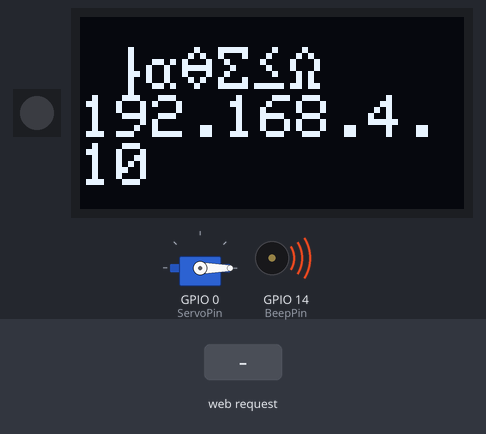
The sketch below on a simulated ESP8266 (NodeMCU). On the bench: servo, 1 RGB LEDs in strip order, left to right, 128×64 one-colour display, buzzer (waves = sounding, pin HIGH). Inputs (shaded band) come from the test bench. Dim RGB values are drawn brighter than linear; the display library's start-up logo is not drawn; what the sketch prints to the serial monitor is not drawn.

Above: at 2.3 s.
2.4 s: HTTP request GET /display received
At 3.6 s:
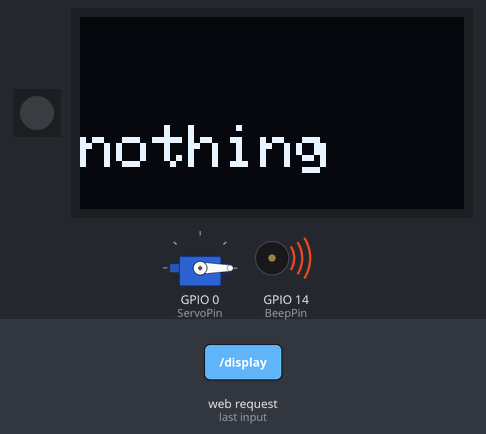
3.9 s: HTTP request GET /led_on received
At 4.3 s:
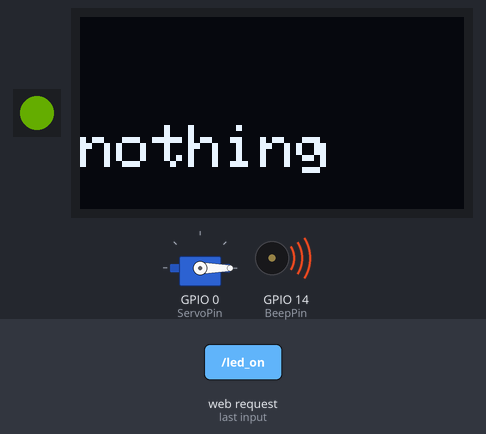
5.4 s: HTTP request GET /clear received
At 6.3 s:
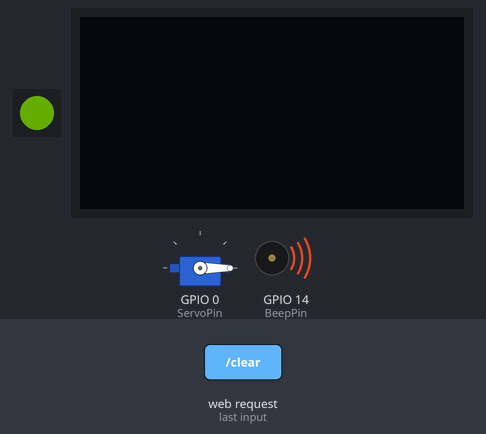
6.9 s: HTTP request GET /servo received
At 7.7 s:
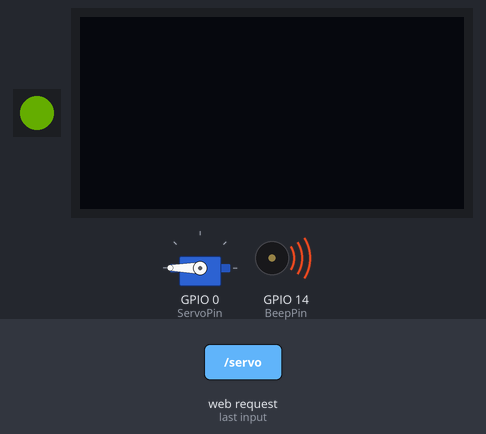
9.4 s: HTTP request GET /beep received
At 9.8 s:
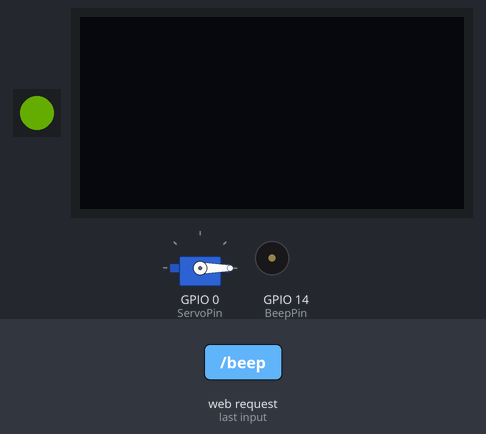
11.4 s: HTTP request GET /led_off received
At 12.3 s:
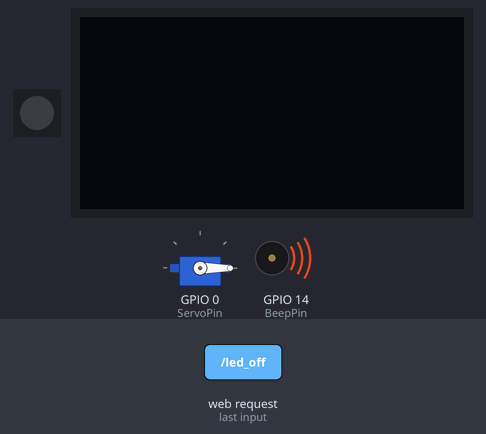
Timing chart, 0 to 13.9 s (numbered marks = the images above; inputs shaded):
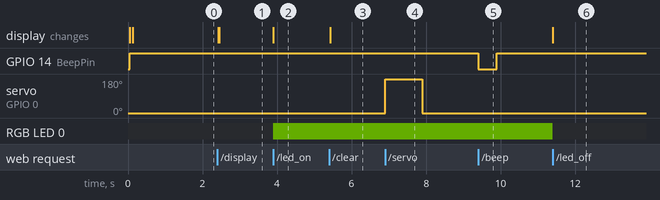

Measured:
- after the input at 2.4 s, the display: first changes at once (image 1 shows a later state)
- after the input at 3.9 s, RGB LED 0: off → RGB(29, 50, 0) at once
- after the input at 5.4 s, the display: changes at once (image 3)
- after the input at 6.9 s, servo on GPIO 0 (ServoPin): 0° → 180° at once, → 0° 1.0 s later
- after the input at 9.4 s, GPIO 14 (BeepPin): HIGH → LOW at once, → HIGH 0.50 s later
- after the input at 11.4 s, RGB LED 0: RGB(29, 50, 0) → off at once

The sketch:

WebServer_ssilki.ino
```cpp
#include <ESP8266WiFi.h>        //Содержится в пакете
#include <ESP8266WebServer.h>
#include <Adafruit_NeoPixel.h>
#include <ESP8266HTTPClient.h>
#include <Servo.h>
#include <Adafruit_SSD1306.h>
#include <Adafruit_GFX.h>
#include <WiFiUdp.h>
#include <ArduinoOTA.h>

#define SCREEN_WIDTH 128 // OLED display width, in pixels
#define SCREEN_HEIGHT 64 // OLED display height, in pixels
#define BeepPin 14       // Pin for voice signal D5
#define LedPin  12       // Pin for LED D6
#define MotionPin 13     // Pin for motion sensor D7
#define ServoPin 0       // Pin for servo SD3

int motionstate = 0;
int minSecsBetweenEmails = 20; // 1 min
long lastSend = -minSecsBetweenEmails * 1000; // змінна для запобігання відправки декількох листів одночасно


IPAddress apIP(192, 168, 4, 10);
Adafruit_SSD1306 display(SCREEN_WIDTH, SCREEN_HEIGHT, &Wire);
Adafruit_NeoPixel strip = Adafruit_NeoPixel(1, LedPin, NEO_GRB + NEO_KHZ800);
Servo servo;
ESP8266WebServer HTTP(80);

// Определяем переменные

String _ssidAP = "WiFi-esp8266";   // SSID AP точки доступа
String _passwordAP = ""; // пароль точки доступа

void setup() {
  Serial.begin(115200);
  Serial.println("");
  Serial.println("Start 1-WIFI");
  //Запускаем WIFI
  WIFIinit();
  Serial.println("Start 2-WebServer");
  HTTP_init();
  servo.attach(ServoPin);
  servo.write(0);

  strip.begin();
  strip.setBrightness(50);
  strip.show();
  colorWipe(strip.Color(0, 0, 0), 50);
  pinMode(BeepPin, OUTPUT);
  pinMode(MotionPin, INPUT);
  digitalWrite(BeepPin, HIGH);

    if(!display.begin(SSD1306_SWITCHCAPVCC, 0x3C)) { // Address 0x3D for 128x64
    Serial.println(F("SSD1306 allocation failed"));
    for(;;); // Don't proceed, loop forever
  }

 display.display();
  display.cp437(true);
  display.clearDisplay();
  display.setTextSize(2); // Draw 2X-scale text
  display.setTextColor(WHITE);
  display.setCursor(10, 10);
  display.println(utf8rus("Гайдук\r"));
  display.println("192.168.4.10");
  display.display();
  delay(1000);

   ArduinoOTA.setHostname("WebServer-local");
   ArduinoOTA.setPassword((const char *)"Haiduk");
   ArduinoOTA.begin();

}

void loop() {
  HTTP.handleClient();
  ArduinoOTA.handle();
  delay(1);

}
```

HTTP_init.ino
```cpp
void HTTP_init(void) {
  HTTP.onNotFound(handleNotFound); // Сообщение если нет страницы. Попробуйте ввести http://192.168.0.101/restar?device=ok&test=1&led=on
  HTTP.on("/", handleRoot); // Главная страница http://192.168.0.101/
//  HTTP.on("/restart", handle_Restart); // Перезагрузка модуля по запросу вида http://192.168.0.101/restart?device=ok
  HTTP.on("/hi", helloworld);
  HTTP.on("/led_on", led_on);
  HTTP.on("/led_off", led_off);
  HTTP.on("/servo", rotate_Servo);
  HTTP.on("/beep", beep);
  HTTP.on("/clear", clear_Screen);
  HTTP.on("/display", display_on_screen);

  // Запускаем HTTP сервер
  HTTP.begin();

}

void helloworld(){
HTTP.send(200, "text/plain", "Hello world");
}

// Ответ если страница не найдена
void handleNotFound(){
  String message = "File Not Found\n\n";
  message += "URI: ";
  message += HTTP.uri();
  message += "\nMethod: ";
  message += (HTTP.method() == HTTP_GET)?"GET":"POST";
  message += "\nArguments: ";
  message += HTTP.args();
  message += "\n";
  for (uint8_t i=0; i<HTTP.args(); i++){
    message += " " + HTTP.argName(i) + ": " + HTTP.arg(i) + "\n";
  }
  HTTP.send(404, "text/plain", message);
}

// Ответ при обращении к основной странице
void handleRoot() {
  HTTP.send(200, "text/plain; charset=UTF-8", "Привіт, я esp8266, \nДоступний функціонал: \nВідобреження на дисплеї інформації, рух сервоприводу, керування світлодіодом, звуковий сигнал.");
 }

void led_on(){
  HTTP.send(200, "text/plain; charset=UTF-8", "Светодиод включен");
    colorWipe(strip.Color(148, 255, 0), 50); // Red
}
void led_off(){
  HTTP.send(200, "text/plain; charset=UTF-8", "Светодиод выключен");
  colorWipe(strip.Color(0, 0, 0), 50); // Red
}
void beep(){
      HTTP.send(200, "text/plain; charset=UTF-8", "Звуковий сигнал");
      digitalWrite(BeepPin, LOW);
      delay(500);
      digitalWrite(BeepPin, HIGH);
}

void rotate_Servo(){
  HTTP.send(200, "text/plain; charset=UTF-8", "Поворот сервопривода");
   servo.write(180);
    delay(1000);
    servo.write(0);
}
void clear_Screen(){
   HTTP.send(200, "text/plain; charset=UTF-8", "Екран очищен");
  display.clearDisplay();
  display.display();
}
void display_on_screen()
{
  display.clearDisplay();
  display.display();
  String text = HTTP.arg("text");
  display.setTextSize(2); // Draw 2X-scale text
  display.setTextColor(WHITE);
  display.setCursor(10, 20);
  display.println(utf8rus(text));
  if (text == "") display.println("nothing");;
  display.display();      // Show initial text
  HTTP.send(200, "text/plain; charset=UTF-8", "Ок");
}
void colorWipe(uint32_t c, uint8_t wait) {
  for(uint16_t i=0; i<strip.numPixels(); i++) {
    strip.setPixelColor(i, c);
    strip.show();
    delay(wait);
  }
}

int get_http(String state)
{
   HTTPClient http;
   int ret = 0;
   Serial.print("[HTTP] begin...\n");
   // configure ifttt server and url  should be HTTP only..not https!!!  (http://)
    http.begin("http://maker.ifttt.com/trigger/Esp8266/with/key/dRTZfZq7WhZ-D9YCbZfhT0"); //HTTP
   //  http.begin("http://maker.ifttt.com/use/k_VHiSBiTbNJeu77xlW30"); //HTTP
   //If you have enabled value1 from iftt settings then uncomment below line to send value and comment out above line
   //http.begin("http://maker.ifttt.com/trigger/door/with/key/your_key_from_Iftt/?value1="+state); //HTTP

    Serial.print("[HTTP] GET...\n");
    // start connection and send HTTP header
    int httpCode = http.GET();
    // httpCode will be negative on error
    if(httpCode > 0) {
    // HTTP header has been send and Server response header has been handled
    Serial.printf("[HTTP] GET code: %d\n", httpCode);

      if(httpCode == HTTP_CODE_OK) {
        String payload = http.getString();
        Serial.println(payload);
      }
    } else {
        ret = -1;
        Serial.printf("[HTTP] GET failed, error: %s\n", http.errorToString(httpCode).c_str());
        delay(500); // wait for half sec before retry again
    }

    http.end();
    return ret;
}
```

Wifi.ino
```cpp
void WIFIinit() {
  // Попытка подключения к точке доступа

  if (WiFi.status() != WL_CONNECTED)
  {
    // Если не удалось подключиться запускаем в режиме AP
    Serial.println("");
    Serial.println("WiFi up AP");
    StartAPMode();
  }
  else {
    Serial.println("");
    Serial.println("WiFi connected");
    Serial.println("IP address: ");
    Serial.println(WiFi.localIP());
  }
}

bool StartAPMode()
{
  WiFi.disconnect();
  WiFi.mode(WIFI_AP);
  WiFi.softAPConfig(apIP, apIP, IPAddress(255, 255, 255, 0));
  WiFi.softAP(_ssidAP.c_str(), _passwordAP.c_str());
  return true;
}
String utf8rus(String source)
{
  int i,k;
  String target;
  unsigned char n;
  char m[2] = { '0', '\0' };

  k = source.length(); i = 0;

  while (i < k) {
    n = source[i]; i++;

    if (n >= 0xC0) {
      switch (n) {
        case 0xD0: {
          n = source[i]; i++;
          if (n == 0x81) { n = 0xA8; break; }
          if (n >= 0x90 && n <= 0xBF) n = n + 0x30;
          break;
        }
        case 0xD1: {
          n = source[i]; i++;
          if (n == 0x91) { n = 0xB8; break; }
          if (n >= 0x80 && n <= 0x8F) n = n + 0x70;
          break;
        }
      }
    }
    m[0] = n; target = target + String(m);
  }
return target;
}
```
